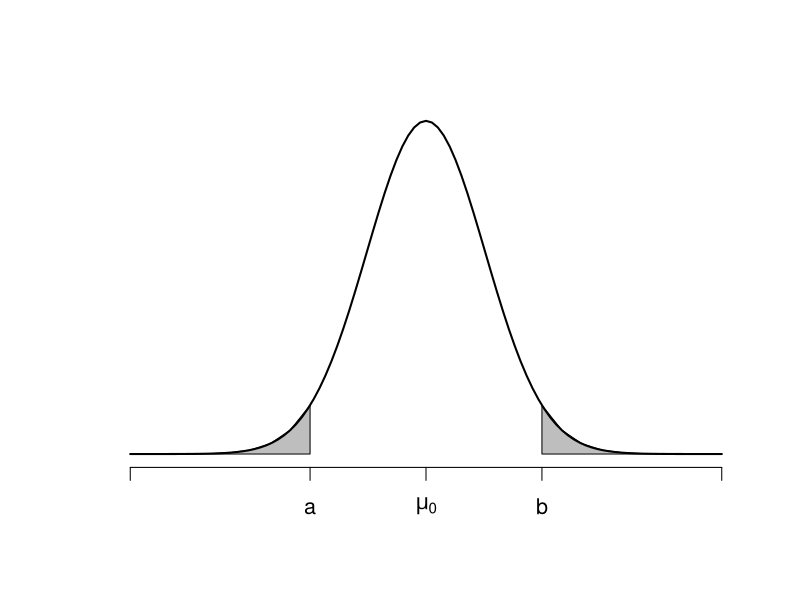
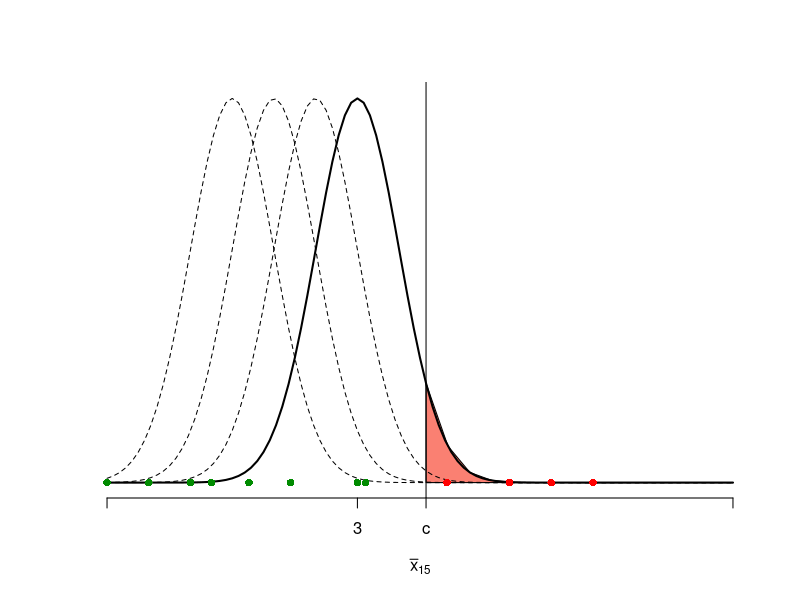
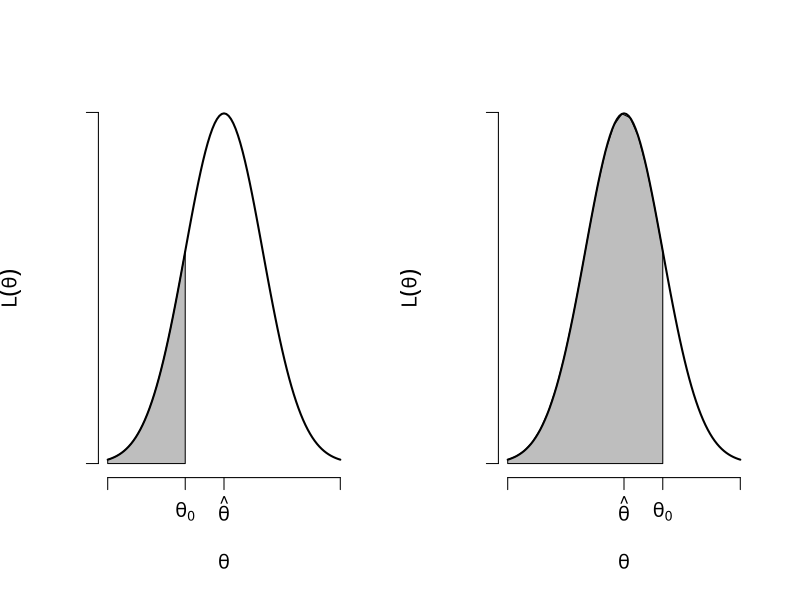
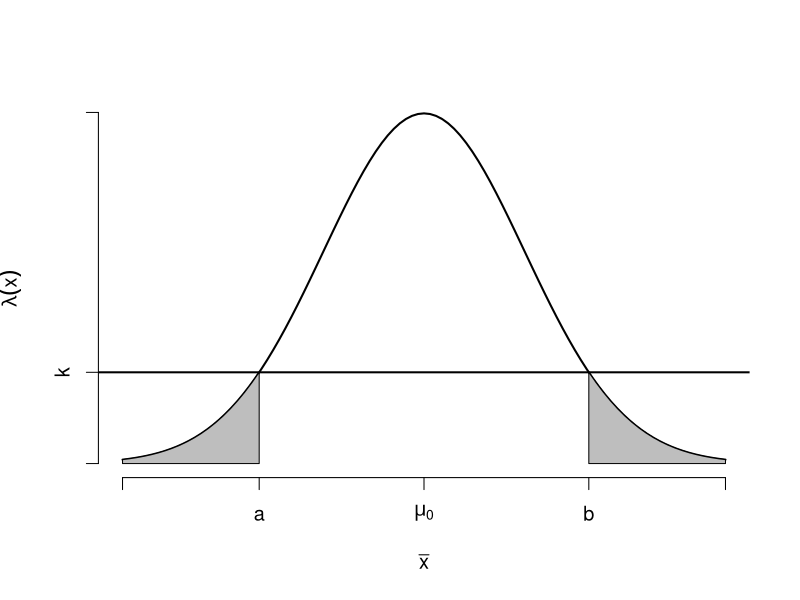
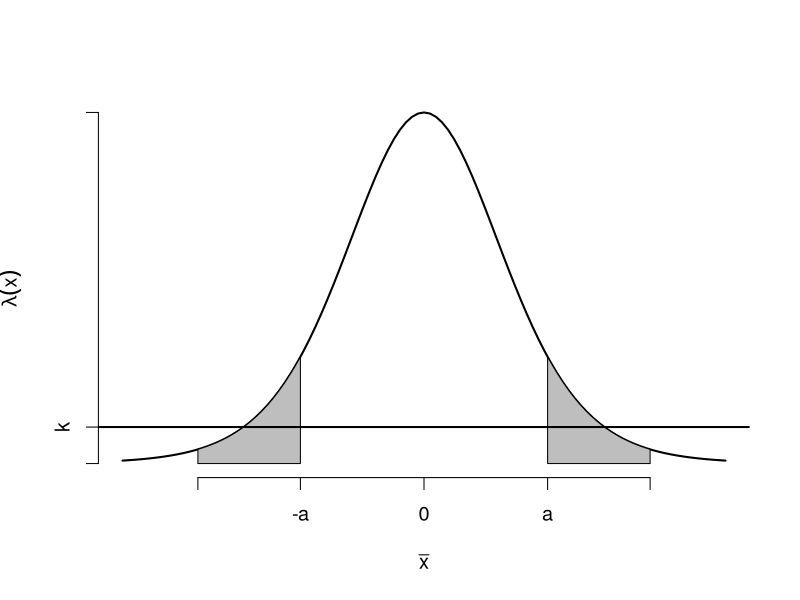

Reproduce these figures in R, in order.
## ---- chunk 1
oo <- par(cex = 1.3)
plot.new()
plot.window( xlim=c(-5,5), ylim=c(0,.4))
polygon( c(seq(-5,-1.96,length=10),seq(-1.96,-5,length=10)), c(dnorm(seq(-5,-1.96,length=10)), rep(0,10)),col='gray')
polygon( c(seq(5,1.96,length=10),seq(1.96,5,length=10)), c(dnorm(seq(5,1.96,length=10)), rep(0,10)),col='gray')
curve(dnorm(x), add=T,lwd =2)
axis(1,at=c(-5,-1.96,0,1.96,5), labels=c('','a',expression(mu[0]),'b',''))

par(oo)
## ---- chunk 2
plot.new()
plot.window( xlim=c(-3,12), ylim=c(0,.4) )
polygon( c(seq(qnorm(.95,3),12,length=15),
           seq(12,qnorm(.95,3),length=15)),
         c( dnorm(seq(qnorm(.95,3),12,length=15),3),  rep(0,15)), col = 'salmon' )
curve( dnorm(x,3,1), add =T, lwd = 2)
curve( dnorm(x,2,1), add =T, lty = 2)
curve( dnorm(x,1,1), add =T, lty = 2)
curve( dnorm(x,0,1), add =T, lty = 2)
axis(1,at=c(-3,3,qnorm(.95,3,1),12), labels=c('',3,'c',''))
title( xlab= expression(bar(x)[15]))
points(-3,0, pch=16, col = 'green4')
points(-2,0, pch=16, col = 'green4')
points(-.5,0, pch=16, col = 'green4')
points(-1,0, pch=16, col = 'green4')
points(.4,0, pch=16, col = 'green4')
points(1.4,0, pch=16, col = 'green4')
points(3,0, pch=16, col = 'green4')
points(3.2,0, pch=16, col = 'green4')
abline(v=qnorm(.95,3,1))
#points(qnorm(.95,3,1),0, pch=16, col = 'red')
points(qnorm(.95,3,1)+.5,0, pch=16, col = 'red')
points(qnorm(.95,3,1)+2,0, pch=16, col = 'red')
points(qnorm(.95,3,1)+3,0, pch=16, col = 'red')
points(qnorm(.95,3,1)+4,0, pch=16, col = 'red')


## ---- chunk 3
c = qpois(.95,12000)/100
c
## ---- chunk 4
oo <- par( mfrow = c(1,2), cex = 1.2)
plot.new()
plot.window( xlim = c(-3,3), ylim=c(0,.4))
polygon( c(seq(-3,-1,length =20 ),seq(-1,-3,length=20)),
          c(dnorm(seq(-3,-1,length =20 )), rep(0,20)), col='gray')                            
curve(dnorm(x), add= T, lwd = 2)
axis(1, at=c(-3,-1,0,3), 
labels=c('',expression(theta[0]),expression(hat(theta)),''))
axis(2, at=c(0,.4),labels = c('',''))
title( xlab= expression(theta), ylab=expression(L(theta)))

plot.new()
plot.window( xlim = c(-3,3), ylim=c(0,.4))
polygon( c(seq(-3,1,length =20 ),seq(1,-3,length=20)),
          c(dnorm(seq(-3,1,length =20 )), rep(0,20)), col='gray')                            
curve(dnorm(x), add= T, lwd = 2)
axis(1, at=c(-3,1,0,3), 
labels=c('',expression(theta[0]),expression(hat(theta)),''))
axis(2, at=c(0,.4),labels = c('',''))
title( xlab= expression(theta), ylab=expression(L(theta)))

par(oo)
## ---- chunk 5
oo <- par( cex = 1.2)
plot.new()
plot.window( xlim=c(-3,3), ylim=c(0,.4))
curve(dnorm(x,0,1), lwd = 2, add =T)
xx <- seq(-3,-1.64,length.out = 20)
xx <- c(xx,xx[20:1])
yy <- c( dnorm(xx[1:20]),rep(0,20))
polygon(xx,yy,col='gray')
xx <- seq(3,1.64,length.out = 20)
xx <- c(xx,xx[20:1])
yy <- c( dnorm(xx[1:20]),rep(0,20))
polygon(xx,yy,col='gray')

axis(1, at=c(-3,-1.64,0,1.64,3),labels = c('','a',expression( mu[0]),'b',''))
axis(2,at = c(0,dnorm(1.64),.4), labels= c('','k',''))
abline(h=dnorm(1.64), lwd =2)
title( xlab = expression(bar(x)), ylab=expression(lambda(x)))
par(oo)
## ---- chunk 6
oo <- par( cex = 1.2)
FUNa <- function(t) (10/(10+t^2))^5
FUN <- function(x) sapply(x, FUNa)
plot.new()
plot.window( xlim=c(-4,4), ylim=c(0,1))
curve(FUN(x), lwd = 2, add =T)
xx <- seq(-3,-1.64,length.out = 20)
xx <- c(xx,xx[20:1])
yy <- c( FUN(xx[1:20]),rep(0,20))
polygon(xx,yy,col='gray')
xx <- seq(3,1.64,length.out = 20)
xx <- c(xx,xx[20:1])
yy <- c( FUN(xx[1:20]),rep(0,20))
polygon(xx,yy,col='gray')

axis(1, at=c(-3,-1.64,0,1.64,3),labels = c('','-a',0,'a',''))
axis(2,at = c(0,dnorm(1.64),1), labels= c('','k',''))
abline(h=dnorm(1.64), lwd =2)
title( xlab = expression(bar(x)), ylab=expression(lambda(x)))
par(oo)
## ---- chunk 7
qchisq(.95,1)
## ---- chunk 8
xbar <- 125/200
ybar <- 175/300
theta <- (2/5)*xbar + (3/5)*ybar

logL0 <- 500*theta*log(theta) + 500*(1-theta)*log(1-theta)
logL <- 200*xbar*log(xbar) + 200*(1-xbar)*log(1-xbar) +300*ybar*log(ybar) + 300*(1-ybar)*log(1-ybar)

-2*( logL0 - logL)
## ---- chunk 9
qchisq(.95,1)
